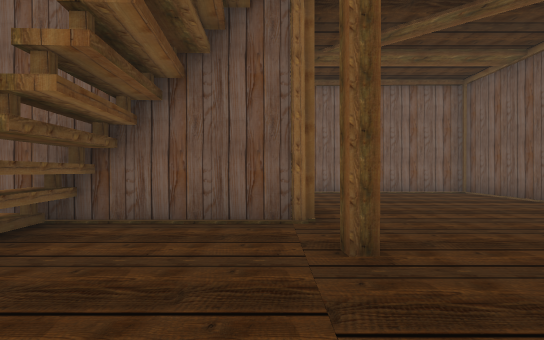
view 1 (above)

18 first-person views from a walk through a scene from a Unity 3-D project. The camera is 1.5 m above the floor, looks level and sees 80° across. The floor is counted in squares, 2 m on a side. Each view is taken from the middle of a square. On the plan, view 1 faces up. The plan holds only what a view shows up to about 11 squares ahead; the rest is blank. The place goes on beyond the plan. The player is left out. Some animated figures are left out. Some surface patterns are stand-ins.

view 2
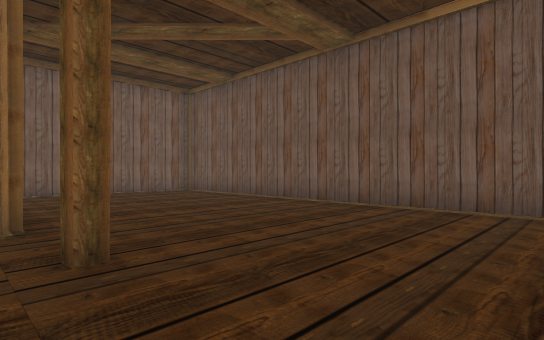

view 3
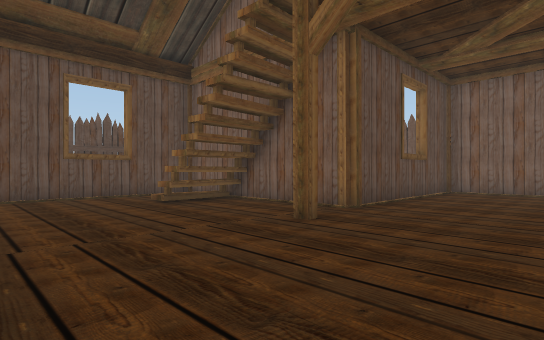

view 4
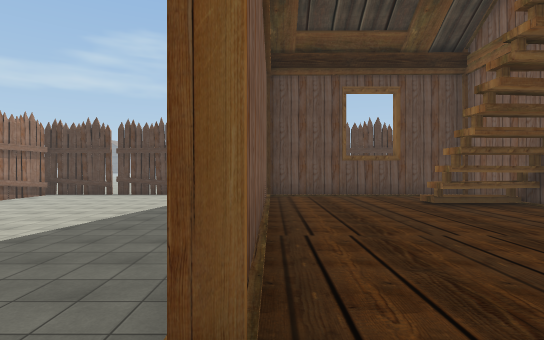

view 5
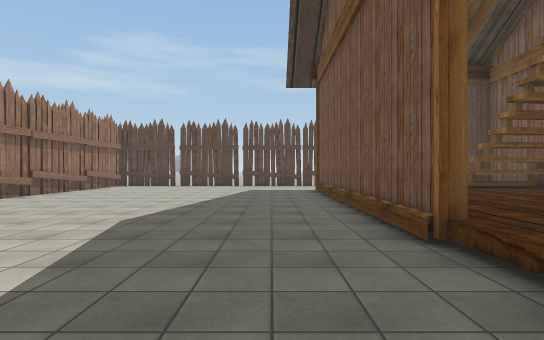

view 6
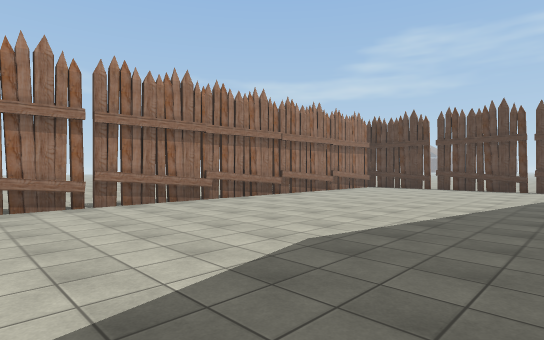

view 7
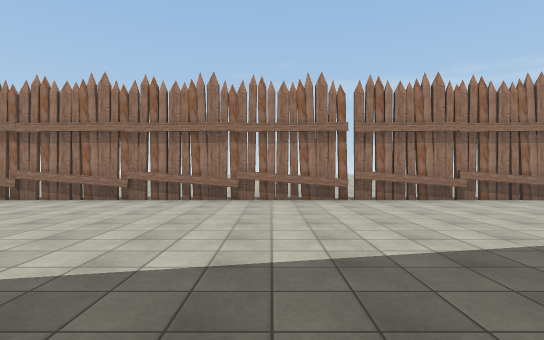

view 8
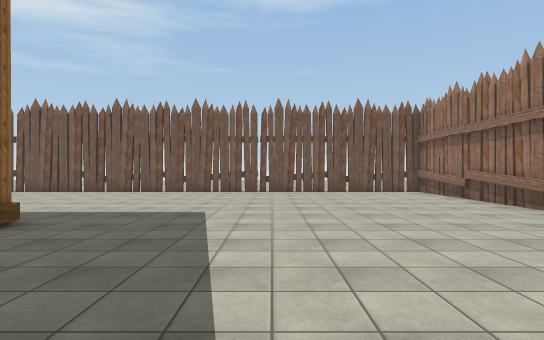

view 9
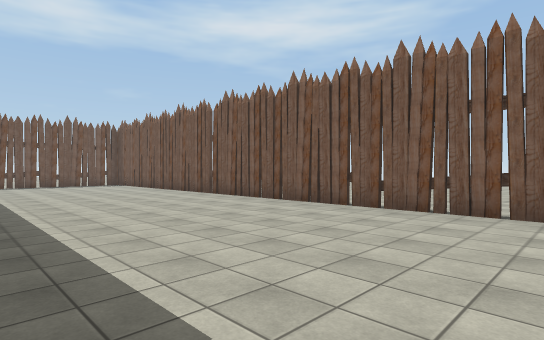

view 10
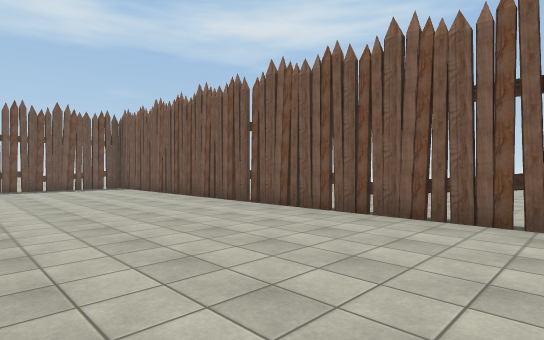

view 11
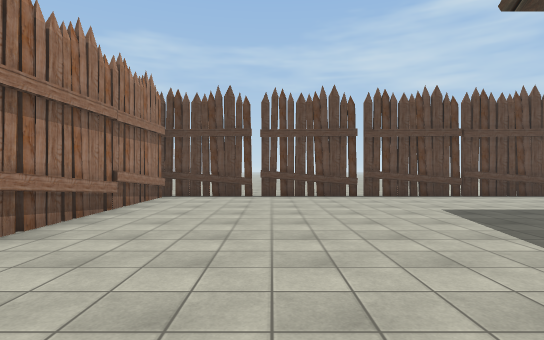

view 12
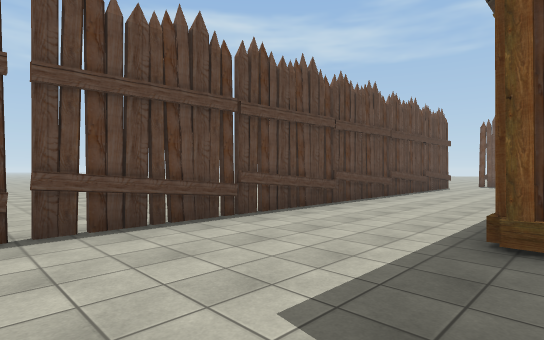

view 13
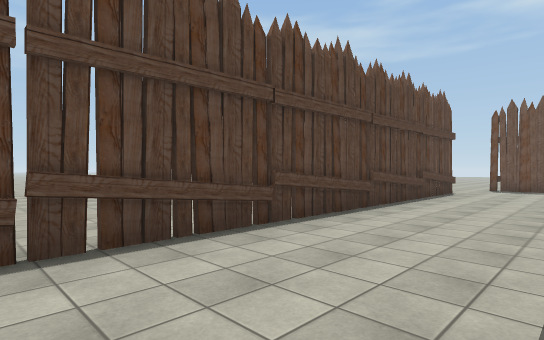

view 14
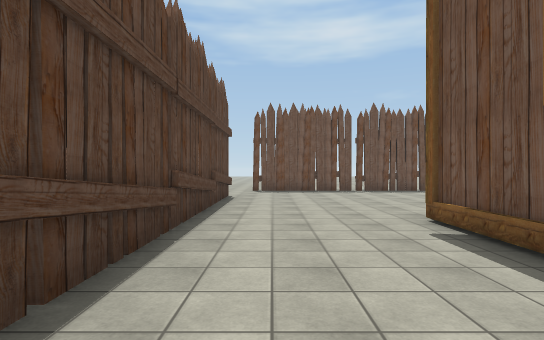

view 15
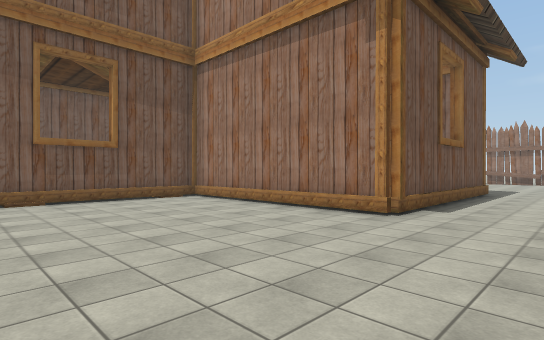

view 16
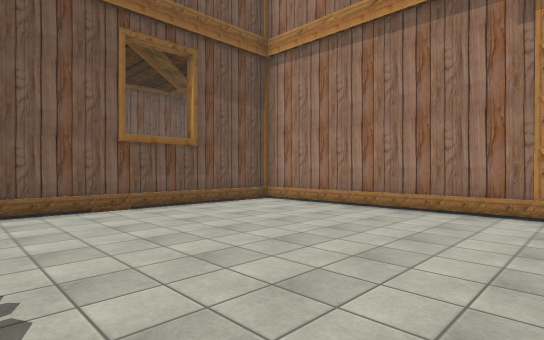

view 17
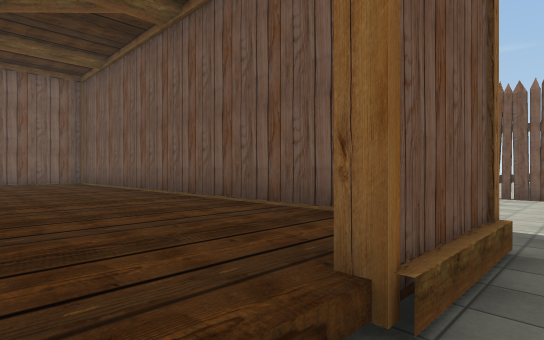

view 18
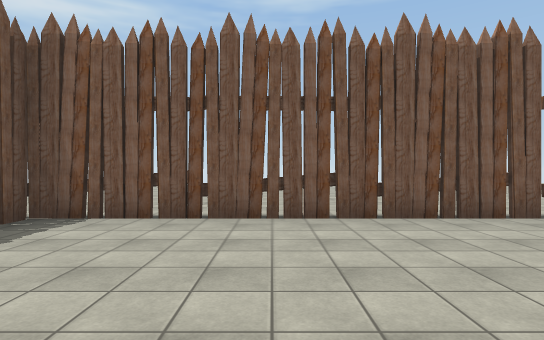

### Floor plan
Key: @ floor where view 1 was taken; # wall or solid block; x gap in a wall; . main floor; : floor 0.5 m higher than the main floor; C column.
Columns run from 16 left of view 1 to 17 right of it. Each row starts with its distance up from view 1.
 11        ......... ######  ....#...
 10        ..........#::::## ....#...
  9        #.........#:::::#.....#..
  8        #.........#:::::#.....#...
  7        #.........#:::::#.....#...
  6        #.........#:::::#.....#...
  5        #...#######:::::#.....#.
  4        #...#:#:::::::::#.....#.
  3        #...#:#:::C:::::#.....#.
  2        #...#:::::::::::#.....#.
  1      ..#...#:::::::::::#.....#.
  0   .....#...#::::@::::::#.....#...
 -1 .......#...########::###.....#....
 -2 ..   ..#.....................#....
 -3 .......#.....................#....
 -4 .......#.....................#...
 -5        #.....................#
 -6       .#.....................#
 -7       .x.....................#
 -8       .#.....................#
 -9       .#.....................#
-10        ###########x###########
-11                 .....
-12                  ....
-13                  ...

Where each view was taken, in squares from view 1:
view 1: 0 up, 0 right, facing up
view 2: 0 up, 0 right, facing up-right
view 3: 1 down, 4 right, facing up-left
view 4: 1 down, 4 right, facing left
view 5: 3 down, 6 right, facing left
view 6: 3 down, 4 right, facing down-left
view 7: 2 down, 4 right, facing down
view 8: 5 down, 2 right, facing right
view 9: 5 down, 7 right, facing up-right
view 10: 2 down, 8 right, facing up-right
view 11: 7 down, 0 right, facing left
view 12: 5 down, 5 left, facing up-left
view 13: 2 down, 6 left, facing up-left
view 14: 0 up, 8 left, facing up
view 15: 10 up, 8 left, facing down-right
view 16: 11 up, 6 left, facing down-right
view 17: 2 down, 3 right, facing up-right
view 18: 8 up, 8 right, facing right
